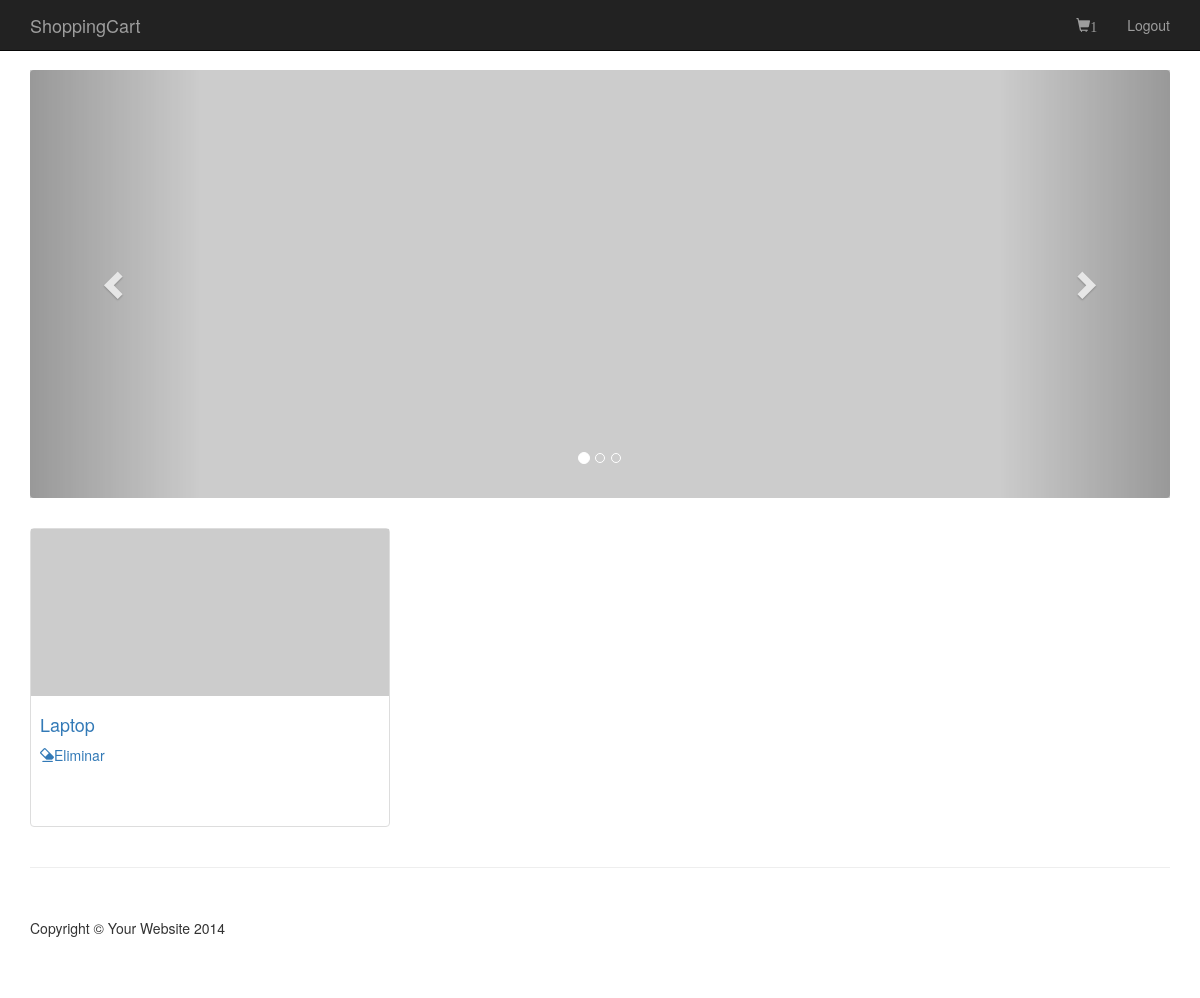
The app's page /cliente/cart.php (signed in), older data.
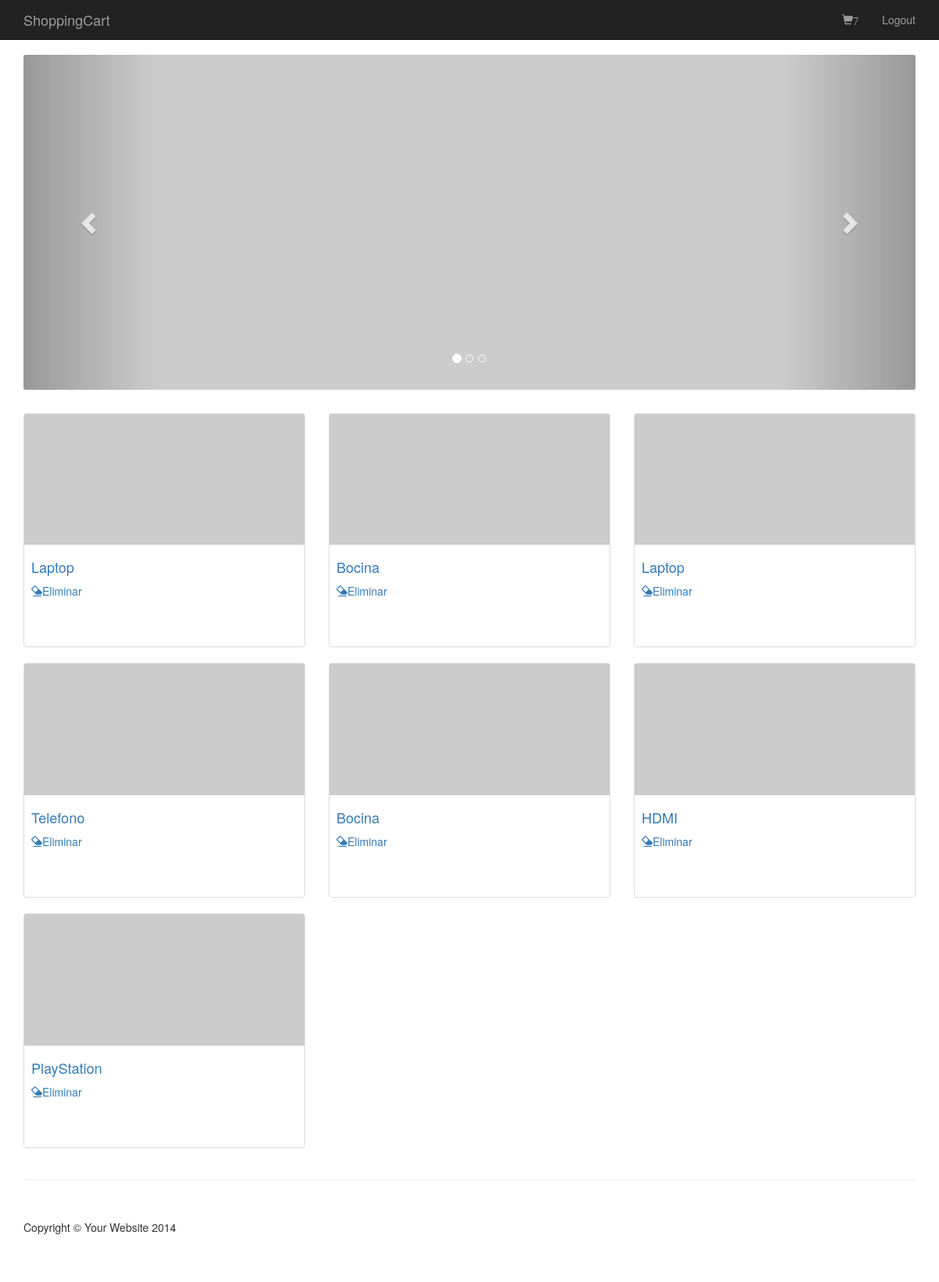
The same page, newer data.
### tables this page shows
CREATE TABLE IF NOT EXISTS `cart` (
  `id` int(11) NOT NULL AUTO_INCREMENT,
  `user` int(11) NOT NULL,
  `producto` int(11) NOT NULL,
  PRIMARY KEY (`id`)
);

CREATE TABLE IF NOT EXISTS `producto` (
  `id_producto` int(11) NOT NULL AUTO_INCREMENT,
  `nombre` varchar(30) NOT NULL,
  `precio` float NOT NULL,
  `stock` varchar(10) NOT NULL,
  PRIMARY KEY (`id_producto`)
);

### cliente/cart.php (the view, shortened to what this page needs)
<?php
 include "../conexion.php";
if(isset($_GET["id_producto"]))
{
    $idr = $_GET["id_producto"];
      $db = new PDO("mysql:host=". $hostname . ";dbname=". $database, $username, $password);
      $stmt = $db->prepare("INSERT INTO cart VALUES(NULL,:user, :producto)");
      $stmt->bindParam(':user',$_SESSION['id'], PDO::PARAM_STR);
      $stmt->bindParam(':producto',$idr, PDO::PARAM_STR);
      $stmt->execute();
  }
  else{
    $query = "SELECT a.id,a.producto,b.id_producto,b.nombre FROM `cart` a join `producto` b on a.producto=b.id_producto WHERE user=".$_SESSION['id'];
    $resultado = mysqli_query($conexion,$query);
    $total = mysqli_num_rows($resultado);
    if(isset($_SESSION['id'])) {
      $nohayCompras = 1;
    }
    else {
      $nohayCompras = 0;
    }
  }
 ?>
<!DOCTYPE html>
<html lang="en">
<head>
    <link href="../bootstrap/css/bootstrap.min.css" rel="stylesheet">
    <link href="../bootstrap/css/shop-homepage.css" rel="stylesheet">
</head>
<body>
    <nav class="navbar navbar-inverse navbar-fixed-top" role="navigation">
        <div class="container">
            <div class="navbar-header">
                <a class="navbar-brand" href="index.php">ShoppingCart</a>
            </div>
            <div class="collapse navbar-collapse" id="bs-example-navbar-collapse-1">
                <ul class="nav navbar-nav navbar-right">
                  <li>
                      <a href="cart.php"><span class="glyphicon glyphicon-shopping-cart"><?php echo isset($total) ? $total : '0';?></span></a>
                  </li>
                  <li><a href="logout.php">Logout</a></li>
                </ul>
            </div>
        </div>
    </nav>
    <div class="container">
        <div class="row">
            <div class="col-md-12">
                <div class="row carousel-holder">
                    <div class="col-md-12">
                        <div id="carousel-example-generic" class="carousel slide" data-ride="carousel">
                            <ol class="carousel-indicators">
                                <li data-target="#carousel-example-generic" data-slide-to="0" class="active"></li>
                                <li data-target="#carousel-example-generic" data-slide-to="1"></li>
                                <li data-target="#carousel-example-generic" data-slide-to="2"></li>
                            </ol>
                            <div class="carousel-inner">
                                <div class="item active">
                                    <img class="slide-image" src="http://placehold.it/800x300" alt="">
                                </div>
                            </div>
                            <a class="left carousel-control" href="#carousel-example-generic" data-slide="prev">
                                <span class="glyphicon glyphicon-chevron-left"></span>
                            </a>
                            <a class="right carousel-control" href="#carousel-example-generic" data-slide="next">
                                <span class="glyphicon glyphicon-chevron-right"></span>
                            </a>
                        </div>
                    </div>
                </div>
                <div class="row">
<?php
if ($nohayCompras==0) {
  echo "<h1>No hay productos agregados</h1>";
}
else {
  $query = "SELECT a.id,a.producto,b.id_producto,b.nombre FROM `cart` a join `producto` b on a.producto=b.id_producto WHERE user=".$_SESSION['id'];
  $resultado = mysqli_query($conexion,$query);
  while($row = mysqli_fetch_array($resultado))
  {
?>
                    <div class="col-sm-4 col-lg-4 col-md-4">
                        <div class="thumbnail">
                            <img src="http://placehold.it/320x150" alt="">
                            <div class="caption">
                                <h4><a href="#"><?php echo $row['nombre'];?></a></h4>
                                <a href='cart.php?cmd=eliminar&id=<?php echo $row['id'] ?>'><span class='glyphicon glyphicon-erase' aria-hidden='true'></span>Eliminar</a>
                            </div>
                        </div>
                    </div>
<?php }}?>
                </div>
            </div>
        </div>
    </div>
    <div class="container">
        <hr>
        <footer>
            <div class="row">
                <div class="col-lg-12">
                    <p>Copyright &copy; Your Website 2014</p>
                </div>
            </div>
        </footer>
    </div>
</body>
</html>

Row changes from the older to the newer data that the page shows:
added cart: producto.nombre "Bocina"
added cart: producto.nombre "Laptop"
added cart: producto.nombre "Telefono"
added cart: producto.nombre "Bocina"
added cart: producto.nombre "HDMI"
added cart: producto.nombre "PlayStation"
Text that changed along with them:
$total: "1" → "7"
